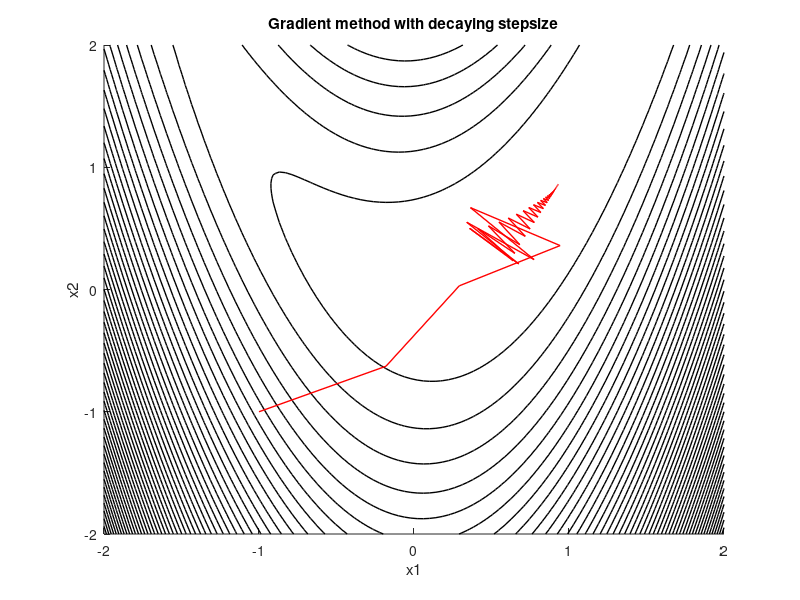
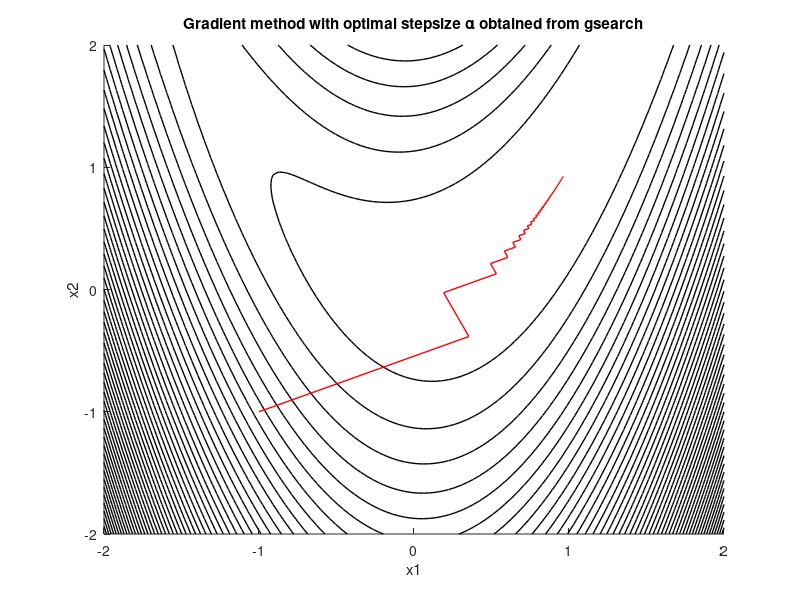
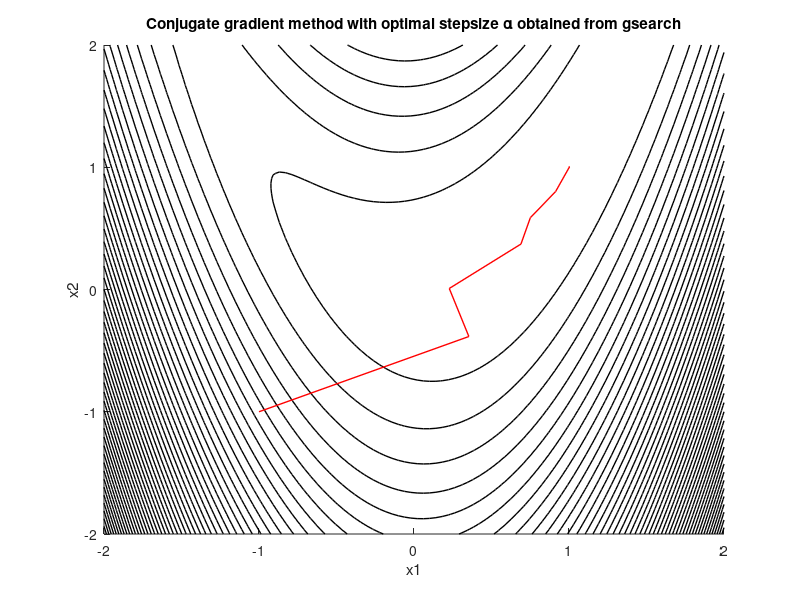

MATLAB code to generate these figures, in order:
clc; clear; close all;

%zadani
a = 1;
b = 5;
rosenbrock = @(x1, x2) (a - x1).^2 + b * (x2 - x1.^2).^2;
x0 = [-1; -1];
max_iter = 100;
max_grad = 1e-2;
max_eval = 50;

%k zadani pridam funkci pro gradient a vstupy pro plot rosenbrocka, jelikoz ji budu vsude pouzivat
grad_rosenbrock = @(x1, x2) [-2*(a - x1) - 4*b*x1*(x2 - x1.^2); 2*b*(x2 - x1.^2)];
[x1_vals, x2_vals] = meshgrid(linspace(-2, 2, 100), linspace(-2, 2, 100));
f_vals = rosenbrock(x1_vals, x2_vals);
f = @(x) (a - x(1))^2 + b*(x(2) - x(1)^2)^2;
grad_f = @(x) [-2*(a - x(1)) - 4*b*x(1)*(x(2) - x(1)^2); 2*b*(x(2) - x(1)^2)];



%Gradient method with decaying stepsize

%plot rosenbrockovi fce
figure(1);
hold on;
contour(x1_vals, x2_vals, f_vals, 50, 'LineWidth', 1, 'LineColor', 'k');
xlabel('x1'); ylabel('x2');
title('Gradient method with decaying stepsize');

%fce pro decaying stepsize
x = x0;
x_history = x;
for k = 1:max_iter
    grad = grad_rosenbrock(x(1),x(2));
    grad_normalised = grad/norm(grad);
    alpha = 0.9^k;
    x_new = x - alpha * grad_normalised;
    x_history = [x_history, x_new];
    x = x_new;
    if norm(grad_normalised) < max_grad
        break;
    end
end

%plot iteraci
x1 = x_history(1,:);
x2 = x_history(2,:);
plot(x1, x2, 'r-', 'LineWidth', 1)
hold off




%Gradient method with optimal stepsize α obtained from gsearch

%plot rosenbrockovi fce
figure(2);
hold on;
contour(x1_vals, x2_vals, f_vals, 50, 'LineWidth', 1, 'LineColor', 'k');
xlabel('x1'); ylabel('x2');
title('Gradient method with optimal stepsize α obtained from gsearch');

function [optimal_stepsize] = gsearch_bracket(f, x, grad, lower, upper, max_evals)
    phi = (1 + sqrt(5)) / 2;
    iter = 0;
    
    while iter < max_evals
        c1 = upper - (upper - lower) / phi;
        c2 = lower + (upper - lower) / phi;
        
        % Evaluate the function at the new points
        f1 = f(x - c1 * grad);
        f2 = f(x - c2 * grad);
        if f1 < f2
            upper = c2;
        else
            lower = c1;
        end
        iter = iter + 1;
    end
    optimal_stepsize = (upper + lower) / 2;
end

%fce pro optimal stepsize
x = x0;
x_history = x;
for k = 1:max_iter
    grad = grad_rosenbrock(x(1),x(2));
    grad_normalised = grad/norm(grad);
    alpha = gsearch_bracket(f, x, grad_normalised, -2, 2, max_eval);
    x_new = x - alpha * grad_normalised;
    x_history = [x_history, x_new];
    x = x_new;
    if norm(grad_normalised) < max_grad
        break;
    end
end

%plot iteraci
x1 = x_history(1,:);
x2 = x_history(2,:);
plot(x1, x2, 'r-', 'LineWidth', 1)
hold off




%Conjug grad

%plot rosenbrockovi fce
figure(3);
hold on;
contour(x1_vals, x2_vals, f_vals, 50, 'LineWidth', 1, 'LineColor', 'k');
xlabel('x1'); ylabel('x2');
title('Conjugate gradient method with optimal stepsize α obtained from gsearch');

%fce pro conjug grad
x = x0;
x_history = x;
grad = grad_f(x);
d = -grad;
for k = 1:max_iter
    grad = grad_f(x);
    alpha = gsearch_bracket(f, x, -d, -2, 2, max_eval);
    x_new = x + alpha * d;
    grad_new = grad_f(x_new);
    beta = max(0, (grad_new' * (grad_new - grad)) / (grad' * grad));
    d = -grad_new + beta * d;
    x_history = [x_history, x_new];
    x = x_new;
    if norm(grad) < max_grad
        break;
    end
end

%plot iteraci
x1 = x_history(1,:);
x2 = x_history(2,:);
plot(x1, x2, 'r-', 'LineWidth', 1)
hold off
